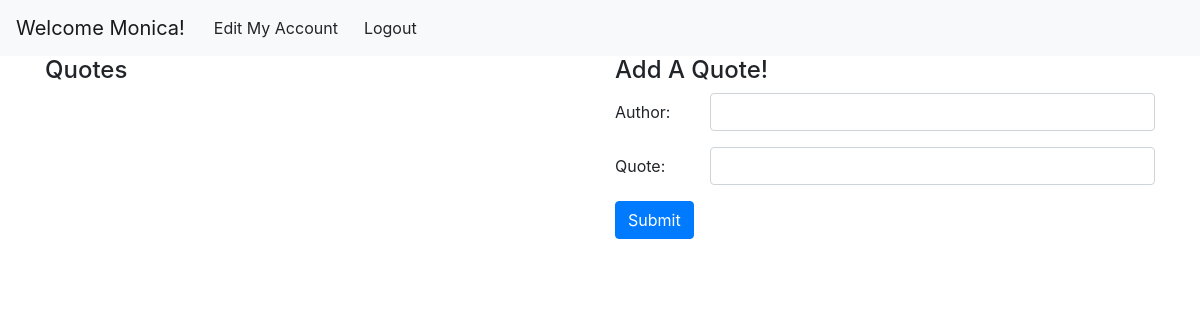
Page /dashboard (signed in) on the earlier database version.
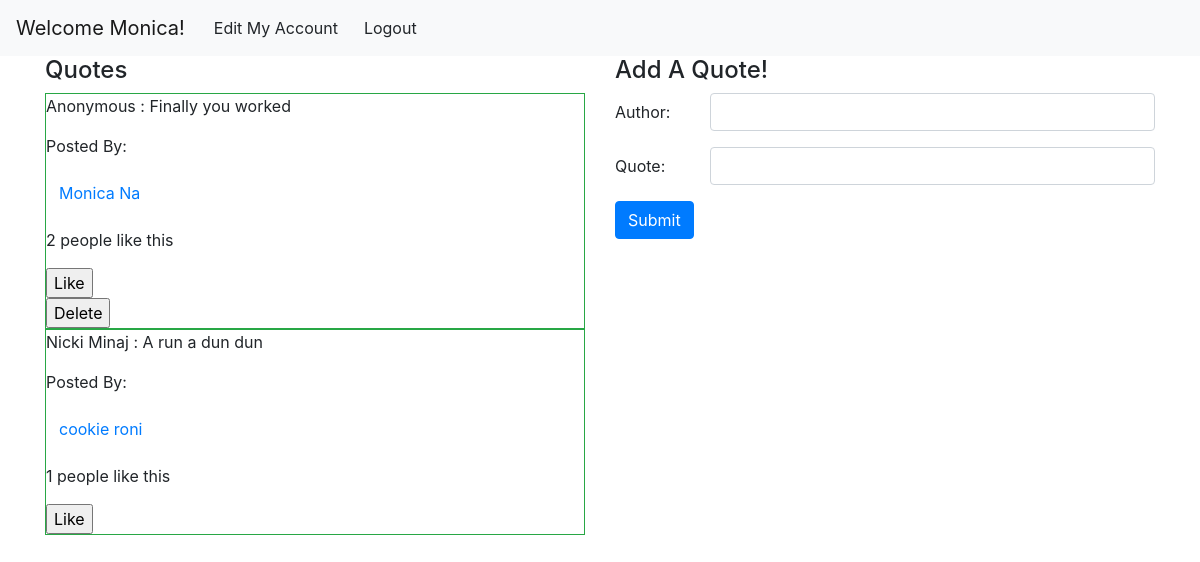
Same page on the later database version.
### models.py (models this page shows, shortened)
class User(db.Model):
    id = db.Column(db.Integer, primary_key=True)
    first_name = db.Column(db.String(255))
    last_name = db.Column(db.String(255))
    email = db.Column(db.String(255), unique=True)
    password = db.Column(db.String(60))
    created_at = db.Column(db.DateTime, server_default=func.now())
    updated_at = db.Column(db.DateTime, server_default=func.now(), onupdate=func.now())

class Quote(db.Model):
    id = db.Column(db.Integer, primary_key=True)
    user_id = db.Column(db.Integer, db.ForeignKey('user.id'))
    posted_by = db.relationship('User', foreign_keys=[user_id], backref='user_quotes', cascade='all')
    author_of_quote = db.Column(db.String(255))
    quote_content = db.Column(db.String(255))
    created_at = db.Column(db.DateTime, server_default=func.now())
    updated_at = db.Column(db.DateTime, server_default=func.now(), onupdate=func.now())

### controller_functions.py (the view)
def dashboard():
    try:
        login_name = session["first_name"]
    except:
        flash("Please login or register to continue.")
        return redirect("/")
    first_name = session["first_name"]
    last_name = session["last_name"]
    login_id = session["user_id"]
    all_quotes = db.session.query(Quote, User).filter(Quote.user_id == User.id).all()
    count_likes = Like.query.all()
    return render_template("dashboard.html", login_name = login_name, login_id = login_id, all_quotes = all_quotes, first_name = first_name, last_name = last_name, count_likes = count_likes)

### templates/dashboard.html (shortened to what this page needs)
<!DOCTYPE html>
<html lang="en">
<head>
    <link rel="stylesheet" href="https://stackpath.bootstrapcdn.com/bootstrap/4.3.1/css/bootstrap.min.css">
</head>
<body>
    <nav class="navbar navbar-expand-lg navbar-light bg-light">
        <a class="navbar-brand" href="#">Welcome {{ login_name }}!</a>
        <div class="collapse navbar-collapse" id="navbarNav">
            <ul class="navbar-nav">
            <li class="nav-item active">
                <form action="/myaccount/{{ login_id }}" method="POST">
                    <button class="btn btn-light">Edit My Account</button>
                </form>
            </li>
            <li class="nav-item active">
                <form action="/logout" method="POST">
                    <button class="btn btn-light">Logout</button>
                </form>
            </li>
            </ul>
        </div>
    </nav>
    <div class="container">
        <div class="row">
            <div class="col">
                <h4>Quotes</h4>
                {% for quotes in all_quotes %}
                <div class="border border-success">
                        <p>{{ quotes[0].author_of_quote }} : {{ quotes[0].quote_content }} </p>
                        <p>Posted By: <form action="/user/{{ quotes[1].id }}" method="POST"><button class="btn btn-link">{{ quotes[1].first_name }} {{ quotes[1].last_name }}</button></form></p>
                        {% set g = []%}
                        <p>{{ g|length }} people like this</p>
                        <form action="/like_quote" method="POST">
                            <input type="submit" class="insidequote" value="Like">
                        </form>
                        {% if quotes[1].id == login_id %}
                            <form action="/delete_quote" method="POST">
                                <input type="submit" class="insidequote" value="Delete">
                            </form>
                        {% endif %}
                    </div>
                {% endfor %}
            </div>
            <div class="col">
                <h4>Add A Quote!</h4>
                <form action="/add_quote" method="POST">
                    <div class="form-group row">
                        <label for="inputQuote" class="col-sm-2 col-form-label">Author:</label>
                        <div class="col-sm-10">
                        <input type="text" class="form-control" name="author_of_quote">
                        </div>
                    </div>
                    <div class="form-group row">
                        <label for="inputQuote" class="col-sm-2 col-form-label">Quote:</label>
                        <div class="col-sm-10">
                        <input type="text" class="form-control" name="quote_content">
                        </div>
                    </div>
                    <div class="form-group row">
                        <div class="col-sm-10">
                        <button type="submit" class="btn btn-primary">Submit</button>
                        </div>
                    </div>
                </form>
            </div>
        </div>
    </div>
</body>
</html>

Differences in the rows shown:
now on this page (row unchanged): User: first_name "Monica"
added Quote: author_of_quote "Anonymous", quote_content "Finally you worked", first_name "Monica", last_name "Na", g "2"
added Quote: author_of_quote "Nicki Minaj", quote_content "A run a dun dun", first_name "cookie", last_name "roni", g "1"
Other differences:
{{ login_name }}: "Monica" → (not shown)
